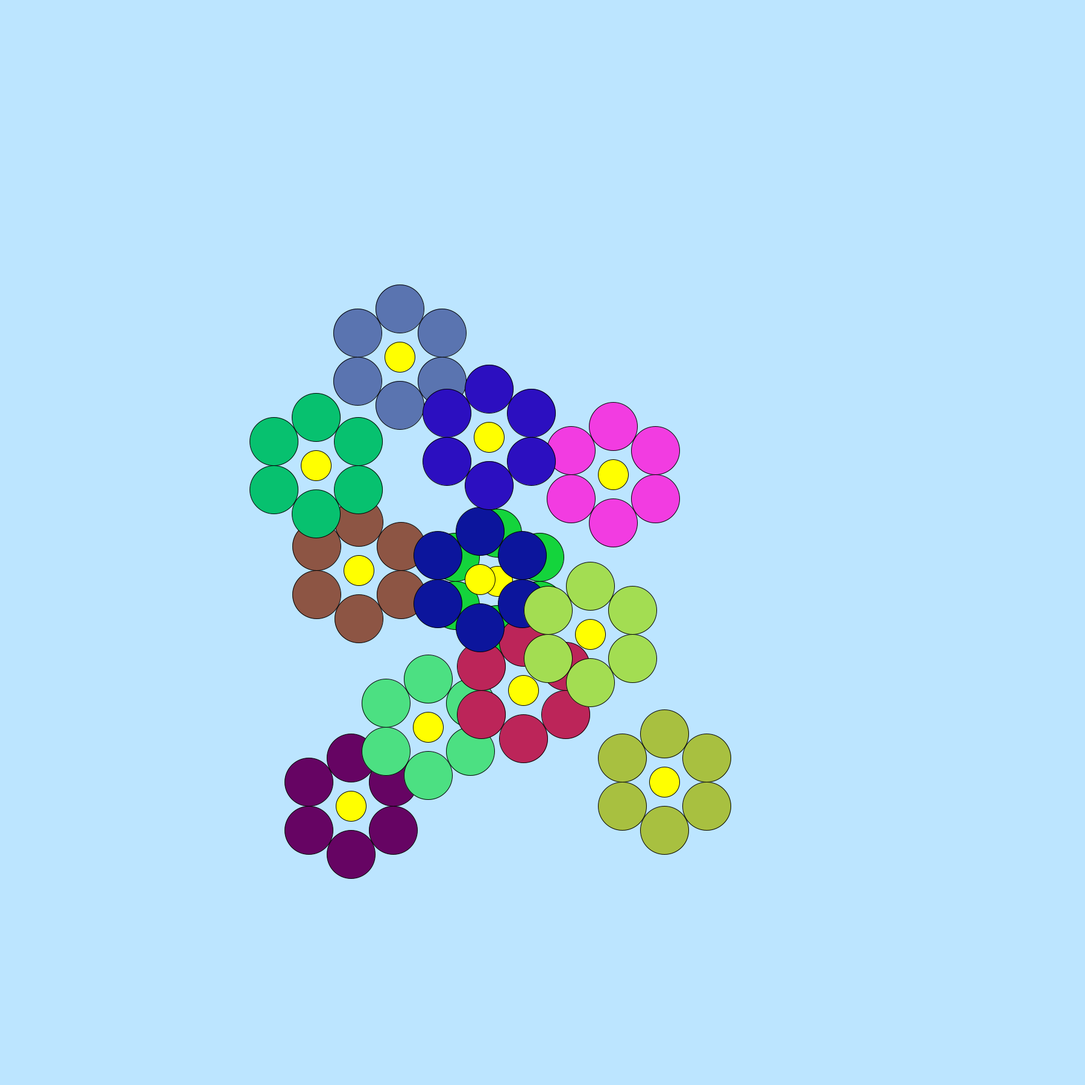
Frame 1 (no input)
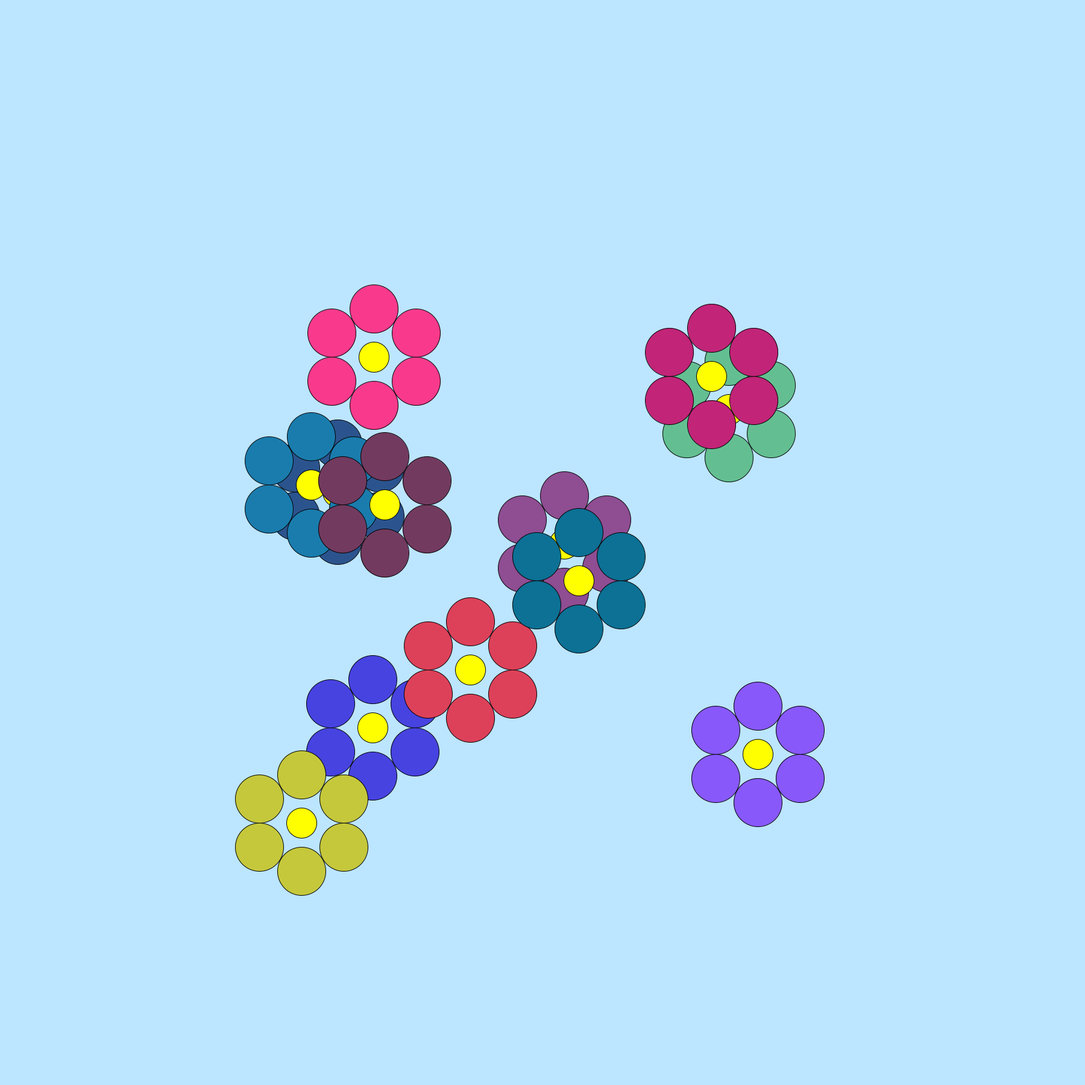
Frame 60 (the mouse pressed at the canvas centre just before this capture)
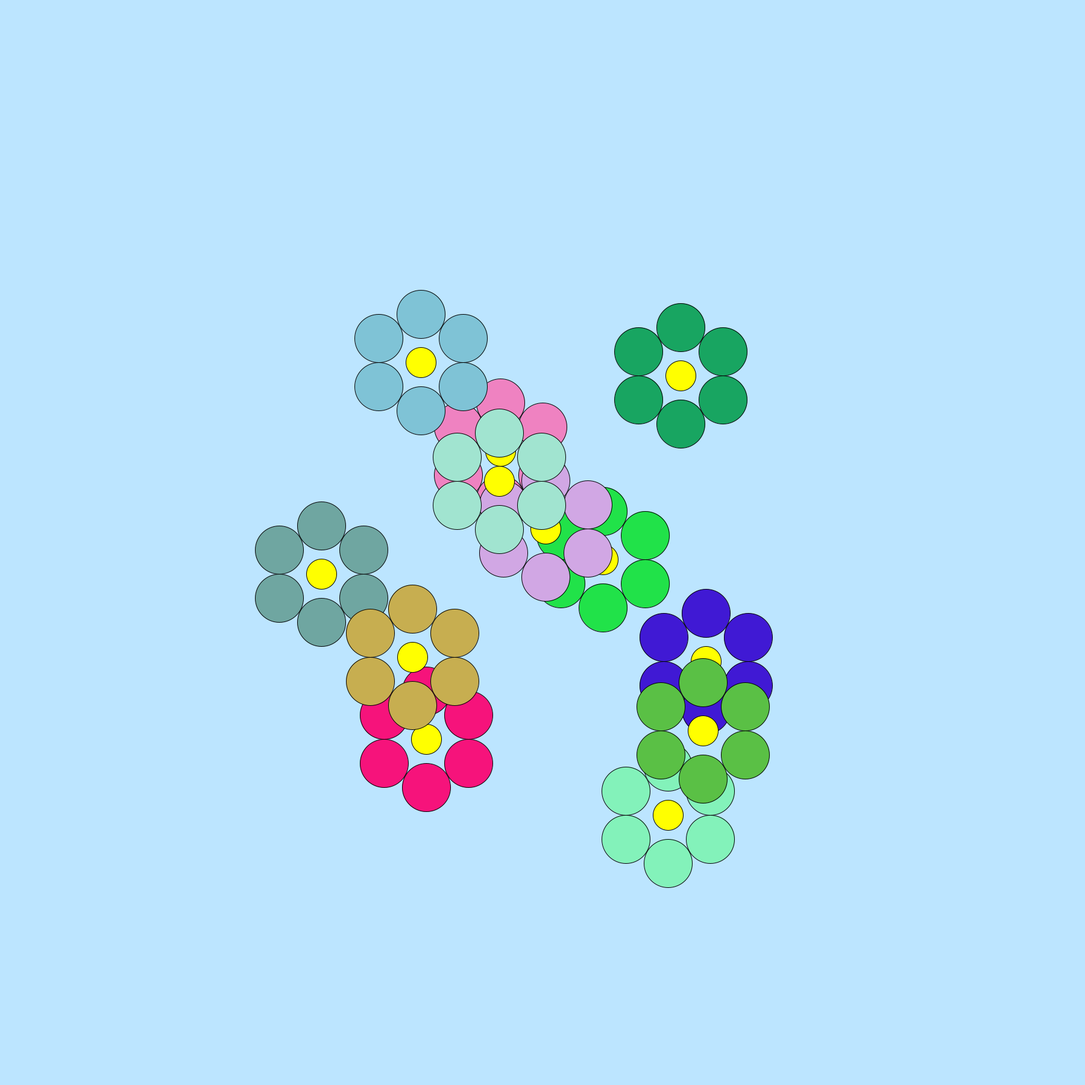
Frame 120 (the mouse held since frame 60 and released just before this capture)

The Processing sketch that drew these frames (run headless with seeded random() and noise(); from frame 60 on, the mouse is pressed at the canvas centre):

// Processing sketch: Assignment_3_1
// ── Assignment_3_1.pde
// milena correa

// code 1 - fall 2019

// assignment 3, part 1 - functions

void setup()
{
  size(1800, 1800);
  frameRate(10);
  //I know you said not to use this but is there another way of doing this?
  //I was wondering if it could be done through PS Graphics?
}

void draw()
{
  background(188,229,255);
  flower(random(800),random(800));
  flower(random(300),random(800));
  flower(random(800),random(800));
  flower(random(800),random(800));
  flower(random(800),random(800));
  flower(random(800),random(800));
  flower(random(800),random(800));
  flower(random(800),random(800));
  flower(random(800),random(800));
  flower(random(800),random(800));
  flower(random(800),random(800));
  flower(random(800),random(800));
  loop();
  
}

void flower (float x, float y)
{
  drawPetals(x, y, color(random(3,255), random(0,255), random(50,255)));
  drawFlowerCenter(x, y);
}

void drawPetals (float x, float y, int petalColor)
{
  fill(petalColor);
  ellipse(x + 500, y + 500, 80, 80);
  ellipse(x + 500, y + 660, 80, 80);
  ellipse(x + 430, y + 620, 80, 80);
  ellipse(x + 430, y + 540, 80, 80);
  ellipse(x + 570, y + 620, 80, 80);
  ellipse(x + 570, y + 540, 80, 80);
}

void drawFlowerCenter(float x, float y)
{
  fill(255,255,0);
  ellipse(x + 500, y + 580, 50, 50);
}


// was interested in seeing if I could rotate these raindrops to become petals,
// but unfortunately it didn't work because the raindrops are comprised of 3 ellipses,
// and i couldn't figure out the math to rotate them along
// keeping it in here to ask future questions/ solve in the future

//drawing a raindrop shape code from: https://gist.github.com/clavis-magna/42fe43e5f7ef0291596b
//slightly modified by adding Z float, changed variables from integers to floats

//draw raindrop x = x position, y = y positiom, size = size
//void drawRaindrop(float x,float y, float z, float size){
//    noStroke();
//    for (float i = 2; i < size; i++ ) 
//    {
//      ellipse(x,y + i*4,i*2,i*2);
//      rotate(z);
//    }
